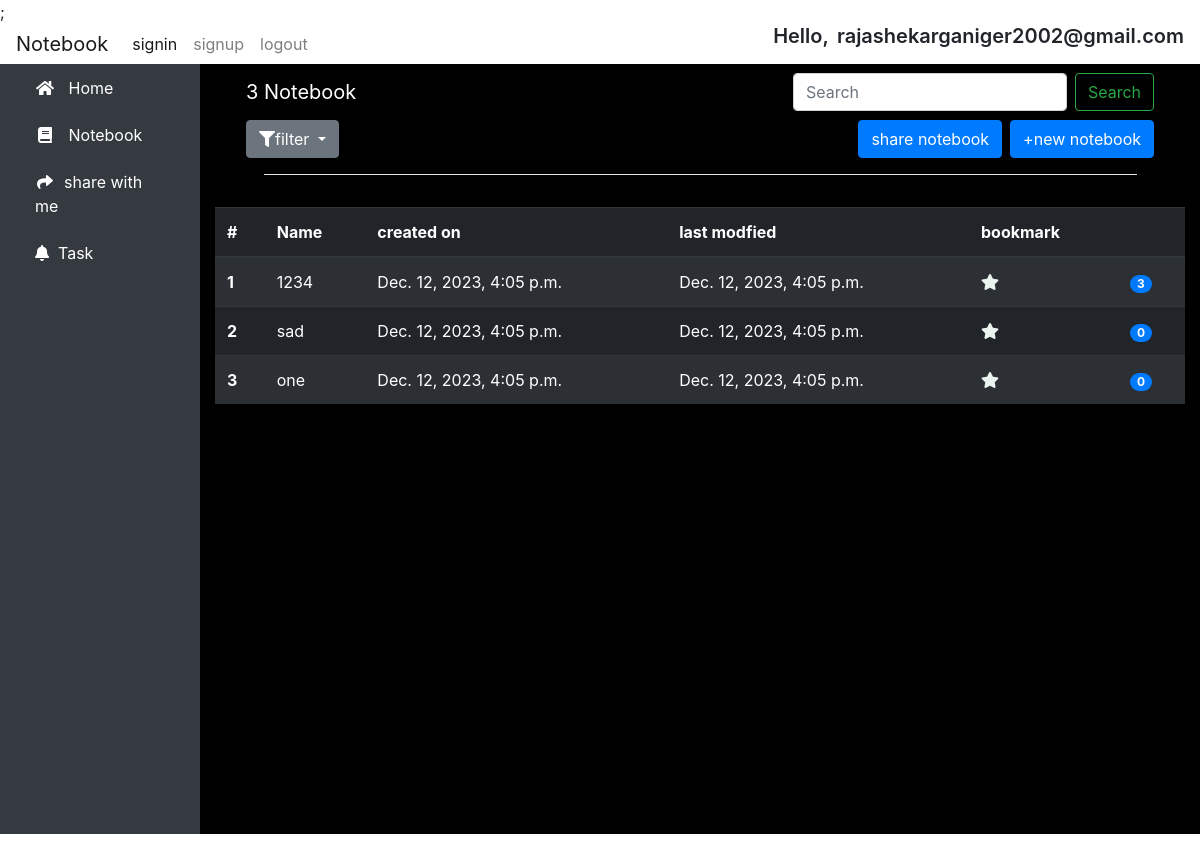
The app's page /notebook/ (signed in) with its own data.
### emailverification/models.py (models this page shows, shortened)
class User(models.Model):
    email=models.EmailField(unique=True,max_length=20,blank=False)
    password=models.TextField(max_length=30,blank=False)

### notebook/models.py (models this page shows, shortened)
class Notebook(models.Model):
    book_name = models.CharField(max_length=25,null=False)
    book_created_on=models.DateTimeField(auto_now_add=True)
    book_last_modified=models.DateTimeField(auto_now=True)
    notebook_slug=AutoSlugField(populate_from='book_name')
    bookmark_notebook=models.BooleanField(default=False)
    user=models.ForeignKey(User,on_delete=models.CASCADE)
    class Meta:
        unique_together=[['book_name','user']]
    def return_user_notebook(email):
        return Notebook.objects.all().filter(user__email=email)
    def count_notebook(email):
        return Notebook.objects.all().filter(user__email=email).count()

### notebook/views.py (the view)
    def inner(request,*args,**kwargs):
        email=request.session.get('user')
        now=datetime.now()
        now=now.replace(microsecond=0)
        if email==None:
            return redirect('signin')
        else:
            try:
                last=request.session.get('last_activity')
                last=datetime.strptime(last,"%Y-%m-%d %H:%M:%S")
                request.session['last_activity']=str(now)
                if (now-last)>timedelta(seconds=1000):
                    request.session.pop('user',None)
                    return redirect('signin')
            except:
                request.session['last_activity']=str(now)
        return function(request,*args,**kwargs)

### notebook/templatetags/tags.py (called while the page is built)
@register.filter(name='countnotes')
def countnotes(notebook,email):
    return Notes.return_count_by_name(email,notebook)

### notebook/views.py (called while the page is built, shortened)
def signin_required(function):
    def inner(request,*args,**kwargs):
        email=request.session.get('user')
        now=datetime.now()
        now=now.replace(microsecond=0)
        if email==None:
            return redirect('signin')
        else:
            try:
                last=request.session.get('last_activity')
                last=datetime.strptime(last,"%Y-%m-%d %H:%M:%S")
                request.session['last_activity']=str(now)
                if (now-last)>timedelta(seconds=1000):
                    request.session.pop('user',None)
                    return redirect('signin')
            except:
                request.session['last_activity']=str(now)
        return function(request,*args,**kwargs)
    return inner

@signin_required
def notebook(request):
    email=request.session.get('user')
    if request.method=='GET':
        count=Notebook.count_notebook(email)
        notebook=Notebook.return_user_notebook(email)
        return render(request,'notebook.html',{'notebook':notebook,'count':count})

### notes/models.py (called while the page is built)
    def return_count_by_name(email,slug):
        return Notes.objects.filter(Q(notebook__notebook_slug=slug) & Q(notebook__user__email=email)).count()

### notebook/templates/notebook.html (shortened to what this page needs)
{%extends 'home.html'%}
{%block mainblk%}
{%load tags%}
    <div class="container-fluid h-100 ">
        <div class="row" style="height:100px">
            <div class="col-12">
                <nav class="navbar navbar-expand-lg justify-content-between navbar-light bg-black">
                    <a class="navbar-brand text-white" href="#">{{count}} Notebook</a>
                      <form class="form-inline my-2 my-lg-0 float-right" action="{%url 'notebook'%}" method="POST">
                        <input class="form-control mr-sm-2" type="search" name="search" placeholder="Search" aria-label="Search">
                        <button class="btn btn-outline-success my-2 my-sm-0"  type="submit">Search</button>
                      </form>
                    </div>
    <div class="col">
                    <div class="dropdown">
                      <button class="btn btn-secondary dropdown-toggle float-left ml-3" type="button" id="dropdownMenuButton" data-toggle="dropdown" aria-haspopup="true" aria-expanded="false">
                        <span class="fa fa-filter"></span>filter
                      </button>
                    </div>
                    <button type="button" class="btn btn-primary justify-content-between float-right mr-3" data-toggle="modal" data-target="#exampleModal">
                        +new notebook
                      </button>
                    <button type="button" class="btn btn-primary justify-content-between float-right mr-2" data-toggle="modal" data-target="#exampleModal2">
                        share notebook
                      </button>
                    </div>
            </div>
         <hr style="width:90%; background-color:white">
            <div class="container-fluid pl-0 pr-0" style="height:800px">
              <div class="row h-100">
                <div class="col">
                  <table class="table table-striped table-dark mt-3">
                    <thead>
                      <tr>
                        <th scope="col">#</th>
                        <th scope="col">Name</th>
                        <th scope="col">created on</th>
                        <th scope="col">last modfied</th>
                        <th scope="col">bookmark</th>
                        <th scope="col"></th>
                      </tr>
                    </thead>
                    <tbody>
                        {%for i in query%}
                        <tr>
                          <th scope="row" ><a href="/notes/{{i.notebook_slug}}" class="text-white">{{forloop.counter}}</a></th>
                          <td ><a href="/notes/{{i.notebook_slug}}" class="text-white">{{i.book_name|tagmark:search}}</a></td>
                          <td ><a href="/notes/{{i.notebook_slug}}" class="text-white">{{i.book_created_on}}</a></td>
                          <td ><a href="/notes/{{i.notebook_slug}}" class="text-white">{{i.book_last_modified}}</a></td>
                          {% if i.bookmark_notebook %}
                          <td> <a href="/notebook/bookmark/{{i.notebook_slug}}"><span class="fa fa-star" style="color:rgb(27,226,107)"></span></a></td>
                          {%else%}
                          <td> <a href="/notebook/bookmark/{{i.notebook_slug}}"><span class="fa fa-star" style="color:rgb(233, 244, 238)"></span></a></td>
                          {%endif%}
                          <td><span class="badge badge-pill badge-primary">{{i.notebook_slug|countnotes:request.session.user}}</span></td>
                        {%empty%}
                          {%for i in notebook%}
                          <tr>
                        <th scope="row" ><a href="/notes/{{i.notebook_slug}}" class="text-white">{{forloop.counter}}</a></th>
                        <td ><a href="/notes/{{i.notebook_slug}}" class="text-white">{{i.book_name}}</a></td>
                        <td ><a href="/notes/{{i.notebook_slug}}" class="text-white">{{i.book_created_on}}</a></td>
                        <td ><a href="/notes/{{i.notebook_slug}}" class="text-white">{{i.book_last_modified}}</a></td>
                        {% if i.bookmark_notebook %}
                        <td> <a href="/notebook/bookmark/{{i.notebook_slug}}"><span class="fa fa-star" style="color:rgb(27,226,107)"></span></a></td>
                        {%else%}
                        <td> <a href="/notebook/bookmark/{{i.notebook_slug}}"><span class="fa fa-star" style="color:rgb(233, 244, 238)"></span></a></td>
                        {%endif%}
                        <td><span class="badge badge-pill badge-primary">{{i.notebook_slug|countnotes:request.session.user}}</span></td>
                          {%endfor%}
                        </tr>
                      {%endfor%}
                    </tbody>
                  </table>
                </div>
              </div>
            </div>
          </div>
{%endblock%}

### notebook/templates/home.html (shortened to what this page needs)
{%load static%}
<!doctype html>
<html lang="en">
  <head>
    <link rel="stylesheet" href="https://cdnjs.cloudflare.com/ajax/libs/font-awesome/5.15.3/css/all.min.css" />
    <link rel="stylesheet" href="https://cdn.jsdelivr.net/npm/bootstrap@4.5.3/dist/css/bootstrap.min.css">
    <link rel="stylesheet" href="https://cdn.jsdelivr.net/npm/bootstrap@4.0.0/dist/css/bootstrap.min.css">
    <link rel="stylesheet" href="{%static 'home.css' %}">
  </head>
  <body>
    <header>
        <nav class="navbar navbar-expand-lg navbar-light" style="height:40px;">
            <a class="navbar-brand" href="#">Notebook</a>
            <div class="collapse navbar-collapse" id="navbarNav">
              <ul class="navbar-nav">
                <li class="nav-item active">
                  <a class="nav-link" href="{%url 'signin' %}">signin <span class="sr-only">(current)</span></a>
                </li>
                <li class="nav-item">
                  <a class="nav-link" href="{%url 'signup' %}">signup</a>
                </li>
                <li class="nav-item">
                  <a class="nav-link" href="{%url 'logout'%}">logout</a>
                </li>
              </ul>
            </div>
            {%if request.session.user%}
            <p style="font-size:20px;font-weight:600;" class="mr-2">Hello,</p> <p style="font-size:20px;font-weight:600;">{{request.session.user}}</p>
            {%endif%}
          </nav>
        </header>
        <div class="container-fluid w-100 blk ">
          <div class="row h-100">
            <div class="col-2 bg-dark">
              <div class="list-group">
                <a class="list-group-item text-white bg-dark " style="border:none" href="{%url 'home'%}"> <i class="fa fa-home fa-fw" aria-hidden="true"></i> &nbsp; Home</a>
                <a class="list-group-item text-white bg-dark " style="border:none" href="{%url 'notebook'%}"> <i class="fa fa-book fa-fw" aria-hidden="true"></i> &nbsp; Notebook</a>
                <a class="list-group-item text-white bg-dark" style="border:none" href="{%url 'share'%}"><i class="fa fa-share fa-fw" aria-hidden="true"></i>&nbsp; share with me</a>
                <a class="list-group-item text-white bg-dark" style="border:none" href="{%url 'task'%}"><i class="fa fa-bell" aria-hidden="true"></i>&nbsp; Task</a>
              </div>
            </div>
            <div class="col-10 black ">
                {% block mainblk %} {% endblock %}
            </div>
          </div>
        </div>
    </body>
  </body>
</html>

### static/home.css (style rules this page uses)
.blk { height:770px; }
.black { background-color:black; }

### records on screen
User: session.user "rajashekarganiger2002@gmail.com"
Notebook: book_name "1234", book_created_on "Dec. 12, 2023, 4:05 p.m.", book_last_modified "Dec. 12, 2023, 4:05 p.m.", notebook_slug|countnotes "3"
Notebook: book_name "sad", book_created_on "Dec. 12, 2023, 4:05 p.m.", book_last_modified "Dec. 12, 2023, 4:05 p.m.", notebook_slug|countnotes "0"
Notebook: book_name "one", book_created_on "Dec. 12, 2023, 4:05 p.m.", book_last_modified "Dec. 12, 2023, 4:05 p.m.", notebook_slug|countnotes "0"

### other values on screen
{{ count }} "3"
